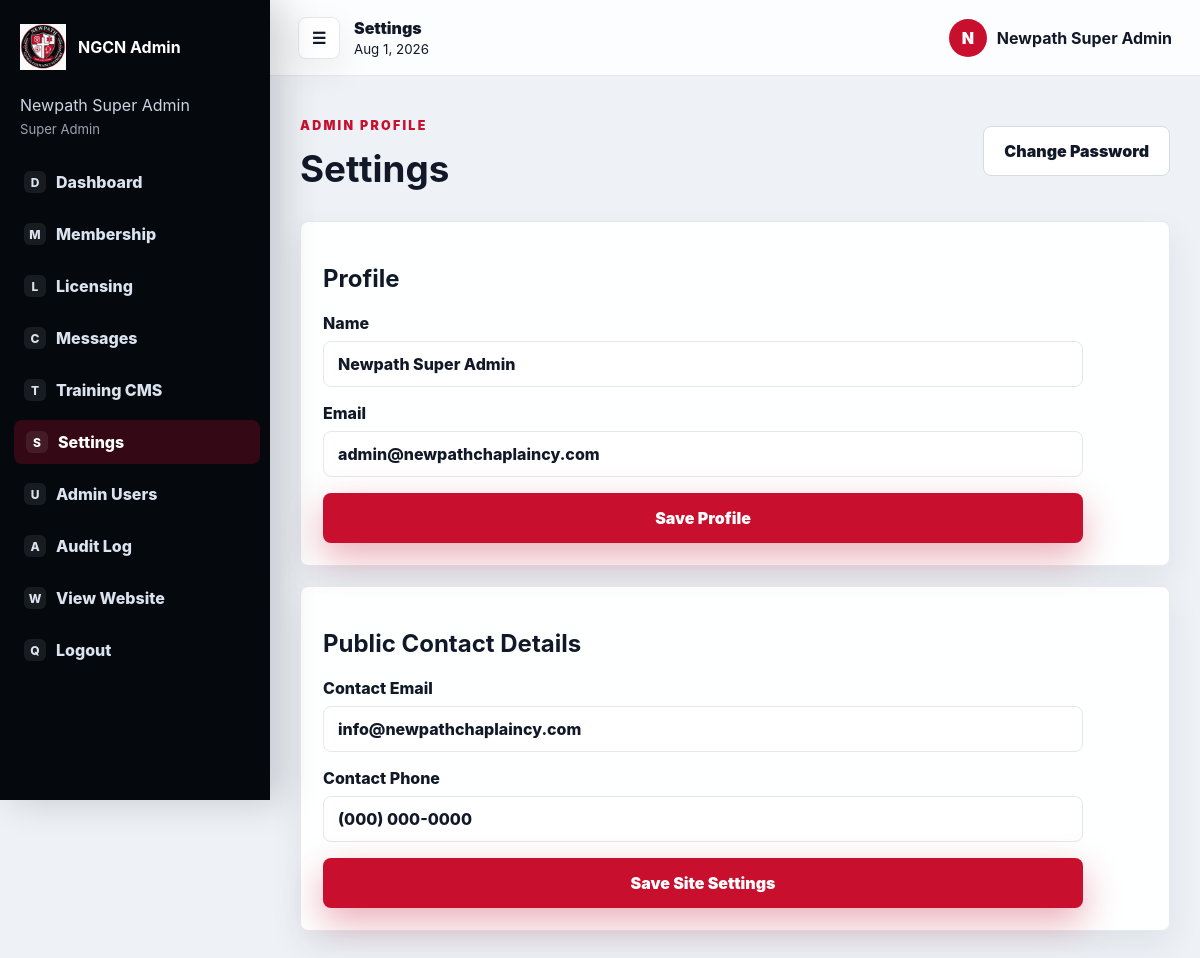
Screenshot of /admin/settings.php (signed in) with the database file from the repository.
### tables this page shows
CREATE TABLE site_settings (
  id INT UNSIGNED AUTO_INCREMENT PRIMARY KEY,
  setting_key VARCHAR(120) NOT NULL UNIQUE,
  setting_value TEXT,
  updated_at DATETIME NOT NULL
);

### includes/bootstrap.php (called while the page is built, shortened)
<?php
function env_value(string $key, ?string $default = null): ?string
{
    $value = $_ENV[$key] ?? getenv($key);
    return $value === false || $value === null || $value === '' ? $default : (string)$value;
}
function db(): PDO
{
    static $pdo = null;
    if ($pdo instanceof PDO) {
        return $pdo;
    }
    $host = env_value('DB_HOST', '127.0.0.1');
    $port = env_value('DB_PORT', '3306');
    $name = env_value('DB_NAME', 'newpath_chaplaincy');
    $user = env_value('DB_USER', 'root');
    $pass = env_value('DB_PASS', '');
    $dsn = "mysql:host={$host};port={$port};dbname={$name};charset=utf8mb4";
    $pdo = new PDO($dsn, $user, $pass, [
        PDO::ATTR_ERRMODE => PDO::ERRMODE_EXCEPTION,
        PDO::ATTR_DEFAULT_FETCH_MODE => PDO::FETCH_ASSOC,
        PDO::ATTR_EMULATE_PREPARES => false,
    ]);
    return $pdo;
}
function h($value): string
{
    return htmlspecialchars((string)$value, ENT_QUOTES, 'UTF-8');
}
function site_setting(string $key, string $default = ''): string
{
    $stmt = db()->prepare('SELECT setting_value FROM site_settings WHERE setting_key = ? LIMIT 1');
    $stmt->execute([$key]);
    $value = $stmt->fetchColumn();
    return $value === false ? $default : (string)$value;
}
?>

### admin/settings.php (the view, shortened to what this page needs)
<?php
require_once __DIR__ . '/auth.php';
$user = find_admin_by_id((int)$_SESSION['admin_id']);
?>
<div class="topbar"><div><p class="eyebrow">Admin Profile</p><h1>Settings</h1></div><a class="btn secondary" href="change_password.php">Change Password</a></div>
<section class="panel"><h2>Profile</h2><form method="post" class="admin-form" data-prevent-duplicate><input type="hidden" name="csrf_token" value="<?php echo h(csrf_token()); ?>"><input type="hidden" name="action" value="profile"><label>Name<input name="name" value="<?php echo h($user['name']); ?>" required autocomplete="name"></label><label>Email<input type="email" name="email" value="<?php echo h($user['email']); ?>" required autocomplete="email"></label><button class="btn primary" data-loading-text="Saving...">Save Profile</button></form></section>
<br><section class="panel"><h2>Public Contact Details</h2><form method="post" class="admin-form" data-prevent-duplicate><input type="hidden" name="csrf_token" value="<?php echo h(csrf_token()); ?>"><input type="hidden" name="action" value="site"><label>Contact Email<input type="email" name="contact_email" value="<?php echo h(site_setting('contact_email','info@newpathchaplaincy.com')); ?>"></label><label>Contact Phone<input name="contact_phone" value="<?php echo h(site_setting('contact_phone','(000) 000-0000')); ?>"></label><button class="btn primary" data-loading-text="Saving...">Save Site Settings</button></form></section>

### assets/css/styles.css (style rules this page uses)
:root { --red:#c8102e;--dark:#05080d;--ink:#111827;--muted:#6b7280;--line:#e5e7eb;--light:#f7f8fb;--white:#fff;--shadow:0 24px 70px rgba(17,24,39,.16);--soft:0 12px 35px rgba(17,24,39,.08);--radius:8px }
* { box-sizing:border-box }
html { scroll-behavior:smooth }
body { margin:0;font-family:Inter,Segoe UI,Arial,sans-serif;color:var(--ink);background:var(--white);text-rendering:optimizeLegibility }
a { text-decoration:none;color:inherit }
button,input,select,textarea { font:inherit }
.eyebrow,.section-title p { color:var(--red);font-weight:900;letter-spacing:.18em;text-transform:uppercase;font-size:.78rem }
.btn { display:inline-flex;align-items:center;justify-content:center;gap:8px;border-radius:8px;padding:14px 20px;font-weight:900;border:1px solid transparent;cursor:pointer;transition:transform .2s ease,box-shadow .2s ease,background .2s ease }
.btn.primary { background:var(--red);color:#fff;box-shadow:0 14px 36px rgba(200,16,46,.34) }
.btn.secondary { border-color:rgba(255,255,255,.28);background:rgba(255,255,255,.08);color:#fff }
.light .btn.secondary,.container .btn.secondary,.admin-main .btn.secondary { border-color:#d5dbe4;color:var(--ink);background:#fff }
.admin-body { background:#eef2f7;color:var(--ink) }
.topbar { display:flex;justify-content:space-between;align-items:center;gap:20px;margin-bottom:24px }
.topbar h1 { margin:4px 0 6px;font-size:2.3rem }
.metric,.panel,.module-card { background:rgba(255,255,255,.94);border:1px solid rgba(229,231,235,.9);border-radius:8px;padding:22px;box-shadow:0 14px 34px rgba(17,24,39,.07);transition:transform .18s ease,box-shadow .18s ease }
.admin-form { display:grid;gap:16px;max-width:760px }
.admin-form label { display:grid;gap:8px;font-weight:800 }
.admin-form input,.admin-form select,.admin-form textarea,.toolbar input,.toolbar select { width:100%;padding:12px 14px;border-radius:8px;border:1px solid var(--line);background:#fff;color:var(--ink);outline:none }
.admin-body { overflow-x:hidden }

### rows the page displays
site_settings: contact_email "info@newpathchaplaincy.com"
site_settings: contact_phone "(000) 000-0000"

### other values shown
$_SESSION['admin_name'] "Newpath Super Admin"
current_admin_role() "Super Admin"
$label "Dashboard"
$label "Membership"
$label "Licensing"
$label "Messages"
$label "Training CMS"
$label "Settings"
$label "Admin Users"
$label "Audit Log"
$title "Settings"
$initials "N"
